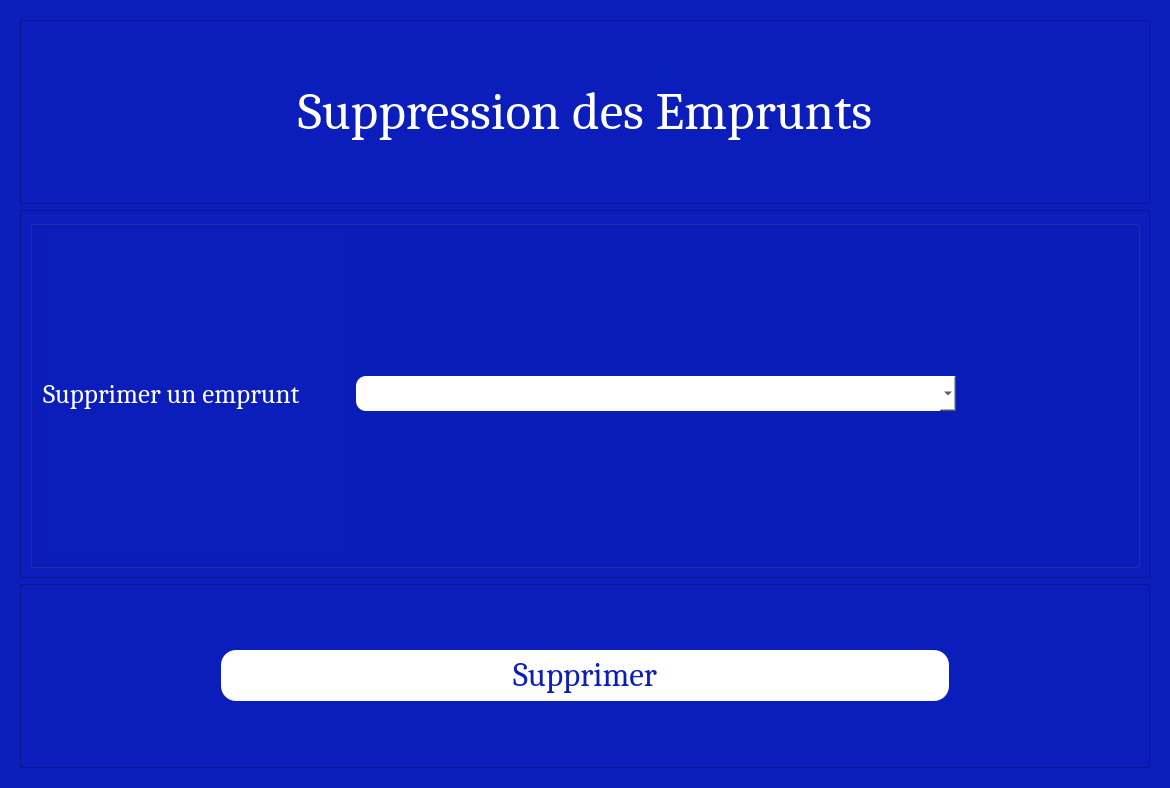
<?xml version="1.0" encoding="UTF-8"?>
<ui version="4.0">
 <class>Dialog</class>
 <widget class="QDialog" name="Dialog">
  <property name="geometry">
   <rect>
    <x>0</x>
    <y>0</y>
    <width>1170</width>
    <height>788</height>
   </rect>
  </property>
  <property name="windowTitle">
   <string>Dialog</string>
  </property>
  <property name="styleSheet">
   <string notr="true">background-color:#0b1dba;
color:white;
</string>
  </property>
  <layout class="QVBoxLayout" name="verticalLayout">
   <item>
    <widget class="QFrame" name="frame">
     <layout class="QVBoxLayout" name="verticalLayout_2" stretch="1,2,1">
      <item>
       <widget class="QFrame" name="frame_2">
        <property name="styleSheet">
         <string notr="true">font: 75 40pt &quot;Cambria&quot;;</string>
        </property>
        <property name="frameShape">
         <enum>QFrame::StyledPanel</enum>
        </property>
        <property name="frameShadow">
         <enum>QFrame::Raised</enum>
        </property>
        <layout class="QHBoxLayout" name="horizontalLayout">
         <item>
          <widget class="QLabel" name="label">
           <property name="font">
            <font>
             <family>Cambria</family>
             <pointsize>40</pointsize>
             <weight>9</weight>
             <italic>false</italic>
             <bold>false</bold>
            </font>
           </property>
           <property name="text">
            <string>Suppression des Emprunts</string>
           </property>
           <property name="alignment">
            <set>Qt::AlignCenter</set>
           </property>
          </widget>
         </item>
        </layout>
       </widget>
      </item>
      <item>
       <widget class="QFrame" name="frame_8">
        <property name="frameShape">
         <enum>QFrame::StyledPanel</enum>
        </property>
        <property name="frameShadow">
         <enum>QFrame::Raised</enum>
        </property>
        <layout class="QHBoxLayout" name="horizontalLayout_7" stretch="1">
         <item>
          <widget class="QGroupBox" name="groupBox_4">
           <layout class="QHBoxLayout" name="horizontalLayout_2" stretch="1,3">
            <property name="spacing">
             <number>10</number>
            </property>
            <property name="leftMargin">
             <number>10</number>
            </property>
            <property name="topMargin">
             <number>6</number>
            </property>
            <property name="rightMargin">
             <number>181</number>
            </property>
            <property name="bottomMargin">
             <number>10</number>
            </property>
            <item>
             <widget class="QLabel" name="label_2">
              <property name="font">
               <font>
                <family>Cambria</family>
                <pointsize>20</pointsize>
                <weight>9</weight>
                <italic>false</italic>
                <bold>false</bold>
               </font>
              </property>
              <property name="styleSheet">
               <string notr="true">font: 75 20pt &quot;Cambria&quot;;</string>
              </property>
              <property name="text">
               <string>Supprimer un emprunt</string>
              </property>
             </widget>
            </item>
            <item>
             <widget class="QComboBox" name="comboBox_emprunt">
              <property name="maximumSize">
               <size>
                <width>600</width>
                <height>16777215</height>
               </size>
              </property>
              <property name="font">
               <font>
                <pointsize>10</pointsize>
               </font>
              </property>
              <property name="cursor">
               <cursorShape>PointingHandCursor</cursorShape>
              </property>
              <property name="styleSheet">
               <string notr="true">height:35px;
border-radius:10px;
padding-left:25px;
background-color:white;
color:black;</string>
              </property>
             </widget>
            </item>
           </layout>
          </widget>
         </item>
        </layout>
       </widget>
      </item>
      <item>
       <widget class="QFrame" name="frame_7">
        <property name="frameShape">
         <enum>QFrame::StyledPanel</enum>
        </property>
        <property name="frameShadow">
         <enum>QFrame::Raised</enum>
        </property>
        <layout class="QHBoxLayout" name="horizontalLayout_6">
         <property name="leftMargin">
          <number>200</number>
         </property>
         <property name="rightMargin">
          <number>200</number>
         </property>
         <item>
          <widget class="QPushButton" name="Supprimer">
           <property name="font">
            <font>
             <family>Cambria</family>
             <pointsize>25</pointsize>
             <weight>9</weight>
             <italic>false</italic>
             <bold>false</bold>
            </font>
           </property>
           <property name="cursor">
            <cursorShape>PointingHandCursor</cursorShape>
           </property>
           <property name="styleSheet">
            <string notr="true">background-color:white;
color:#0b1dba;
border-radius:15px;
height:51;
font: 75 25pt &quot;Cambria&quot;;
</string>
           </property>
           <property name="text">
            <string>Supprimer</string>
           </property>
          </widget>
         </item>
        </layout>
       </widget>
      </item>
     </layout>
    </widget>
   </item>
  </layout>
 </widget>
 <resources/>
 <connections/>
</ui>
